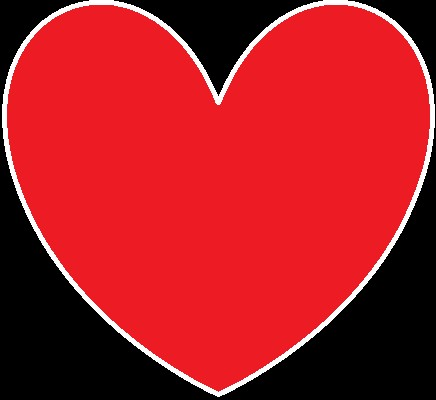
#> input picture heart.jpg, 436 x 400 px, found by its file name
$ python python_cv_star.py
#> lines starting #> are read from the running program, lines starting #| are printed output that depends on the picture; after the words box and inside, x2 and y2 are one past the last pixel; in counts of white or black regions, pixels touching at a corner belong together
import random
import cv2
import numpy as np
import os
import time
import math
RED = 1
GREEN = 2
BLUE = 3
BLACK = 4
WHITE = 5
GRAY = 6
YELLOW = 7
CYAN = 8
MAGENTA = 9
COLORS = [
    [0, 0, 255],
    [0, 255, 0],
    [255, 0, 0],
    [0, 0, 0],
    [255, 255, 255],
    [128, 128, 128],
    [0, 255, 255],
    [255, 255, 0],
    [255, 0, 255]
]
# [24 lines of commented-out code are left out]

def draw_heart(img, center, size, color):
    # 中心点和大小
    x, y = center
    width, height = size

    # 左半圆
    left_circle_center = (x - width // 4, y - height // 4)
    left_circle_radius = width // 4

    # 右半圆
    right_circle_center = (x + width // 4, y - height // 4)
    right_circle_radius = width // 4

    # 下半部分的多边形顶点
    points = np.array([
        [x - width // 2, y - height // 4],
        [x + width // 2, y - height // 4],
        [x, y + height // 2]
    ], np.int32)
    points = points.reshape((-1, 1, 2))

    # 绘制左半圆
    cv2.circle(img, left_circle_center, left_circle_radius, color, -1)

    # 绘制右半圆
    cv2.circle(img, right_circle_center, right_circle_radius, color, -1)

    # 绘制下半部分的多边形
    cv2.fillPoly(img, [points], color)

def drawstar(image, center, radius, color, rotate_angle=0):
    # 定义两个半径
    outer_radius = radius
    inner_radius = radius / 2.5

    # 计算五角星的顶点（外顶点和内顶点交替排列）
    points = []
    for i in range(10):
        angle = (i * 36 * math.pi / 180) + rotate_angle  # 每36度一个顶点（外顶点和内顶点交替排列）
        if i % 2 == 0:
            r = outer_radius
        else:
            r = inner_radius
        x = int(center[0] + r * math.cos(angle))
        y = int(center[1] - r * math.sin(angle))
        points.append((x, y))

    # 将顶点列表转换为 NumPy 数组
    points = np.array(points, np.int32)
    points = points.reshape((-1, 1, 2))

    # 使用 cv2.fillPoly 函数绘制实心五角星
    cv2.fillPoly(image, [points], color=color)
# 定义流星的属性
width, height = 800, 600
image = np.zeros((height, width, 3), dtype='uint8')
num_meteors = 20
meteors = []
star_size =10
line_thickness = 6
for _ in range(num_meteors):
    x = random.randint(0, width)
    y = random.randint(0, height)
    speed = random.randint(2, 10)
    length = random.randint(50, 100)
    randcolorint = (np.random.randint(1, 255, [3]))
    meteors.append([x, y, speed, length, randcolorint.tolist()])

# 设置窗口
cv2.namedWindow('Meteor Shower', cv2.WINDOW_NORMAL)
cv2.resizeWindow('Meteor Shower', width, height)
heart_img = cv2.imread(r'Learning\heart.jpg')
#> heart_img is the input picture: shape (400, 436, 3); mean B, G, R 34.2, 28.2, 167.7
heart_img = cv2.resize(heart_img,(400,400))
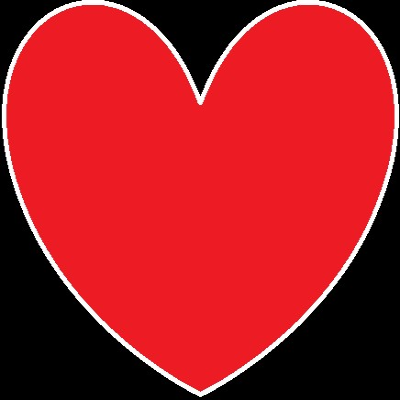
#> heart_img: shape (400, 400, 3); mean B, G, R 34.2, 28.2, 167.7
print(heart_img.shape)
#| (400, 400, 3)
print(image.shape)
image[100:500,200:600,] = heart_img
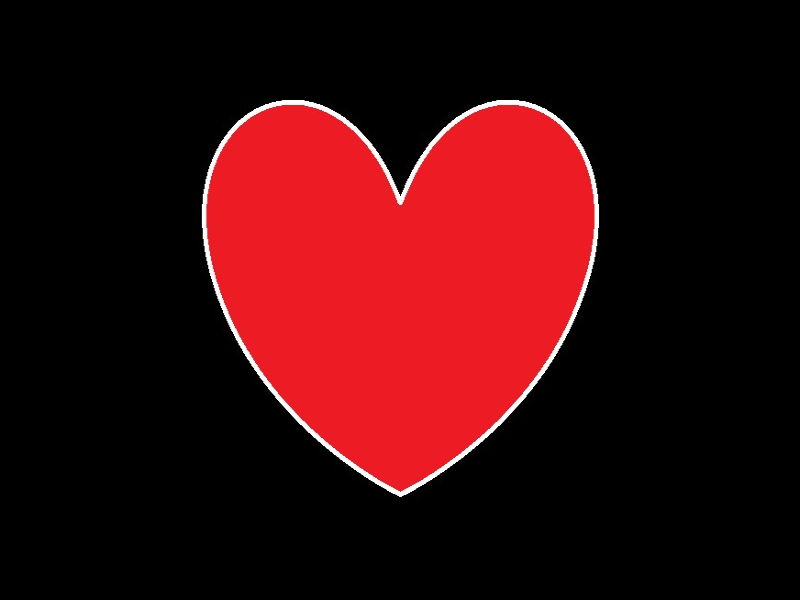
#> image: shape (600, 800, 3); mean B, G, R 11.4, 9.4, 55.9
# 生成流星效果
while True:
    image[100:500,200:600,] = heart_img
    # 减少图像亮度，产生拖影效果
    # image = np.zeros((height, width, 3), dtype='uint8')
    #draw_heart(image,(int(width/4),int(height/2)),[100,100],[10,10,255])
    cv2.putText(image,"SWQ Love GY",(int(width/2.6),int(height/2)),
                    cv2.FONT_HERSHEY_SIMPLEX,0.9,[255,0,0],2)
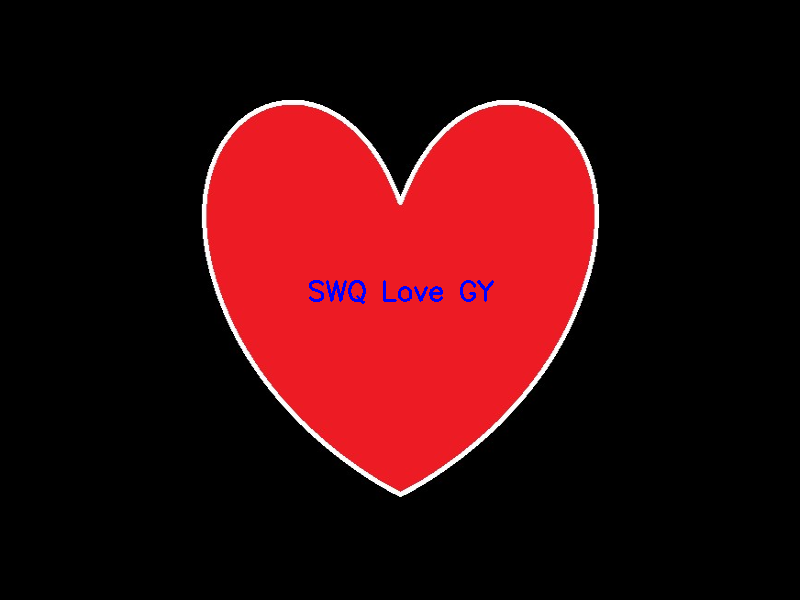
#> image: shape (600, 800, 3); 0.26% of pixels changed, all inside (x1, y1, x2, y2) = (309, 280, 494, 304)
    for meteor in meteors:
        x, y, speed, length, color = meteor
        x = x-speed
        y = y-speed
        # 绘制流星
        # cv2.rectangle(image, (x + length, y + length), (x + length+10, y + length+10), meteor[4], 4)
        drawstar(image, (x + length, y + length), star_size, [0,0,0], x % 144)
        cv2.line(image, (x, y), (x + length, y + length), meteor[4], line_thickness)
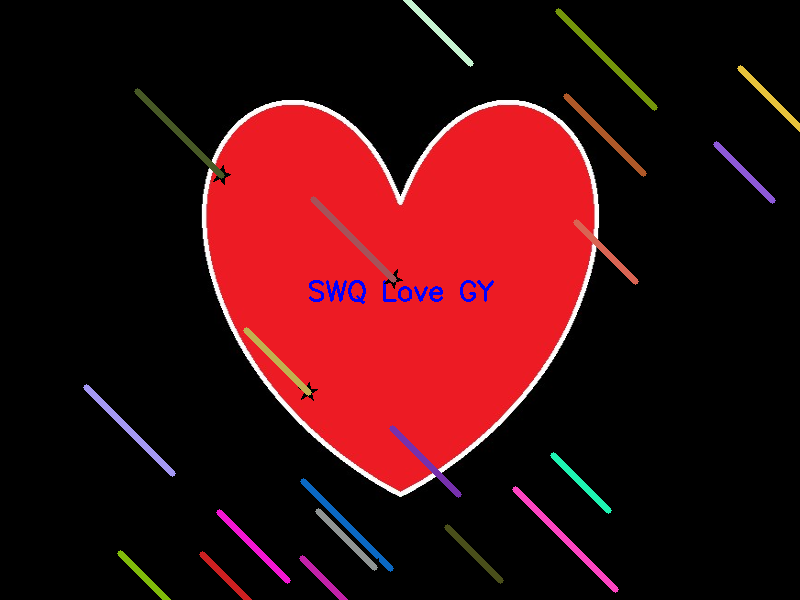
#> image: shape (600, 800, 3); 2.67% of pixels changed, all inside (x1, y1, x2, y2) = (83, 0, 800, 600)

    image = cv2.addWeighted(image, 0.9, np.zeros_like(image), 0.1, 0)
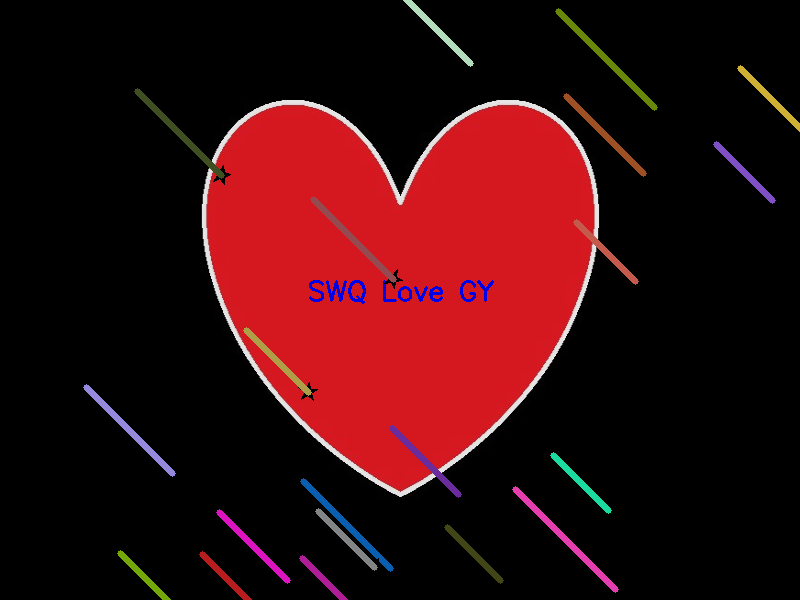
#> image: shape (600, 800, 3); mean B, G, R 13.4, 10.9, 52.2

    for meteor in meteors:

        x, y, speed, length, color = meteor
        # 绘制流星
        cv2.line(image, (x, y), (x + length, y + length), meteor[4], line_thickness)
        # cv2.rectangle(image, (x + length, y + length), (x + length+10, y + length+10), meteor[4], 4)
        drawstar(image, (x + length, y + length), star_size, meteor[4], x % 144)
        # 更新流星位置
        meteor[0] += speed
        meteor[1] += speed

        # 如果流星移出屏幕，重置它的位置
        if meteor[0] > width or meteor[1] > height:
            meteor[0] = random.randint(0, width)
            meteor[1] = random.randint(0, height)
            meteor[2] = random.randint(5, 15)
            meteor[3] = random.randint(50, 100)
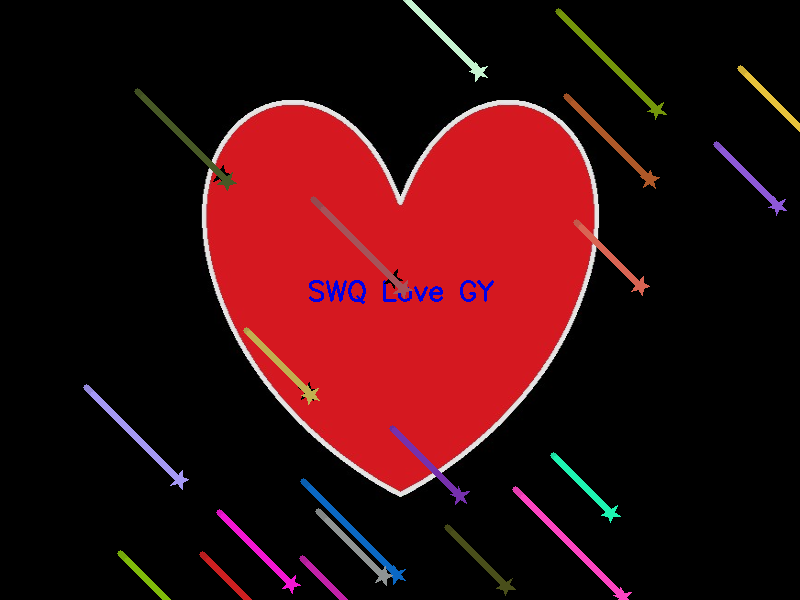
#> image: shape (600, 800, 3); 2.86% of pixels changed, all inside (x1, y1, x2, y2) = (90, 0, 800, 600)

    # 显示图像
    cv2.imshow('Meteor Shower', image)

    # 按下 'q' 键退出
    if (cv2.waitKey(16) & 0xFF) == ord('q'):
#> (key q is pressed here)
        break
cv2.destroyAllWindows()
